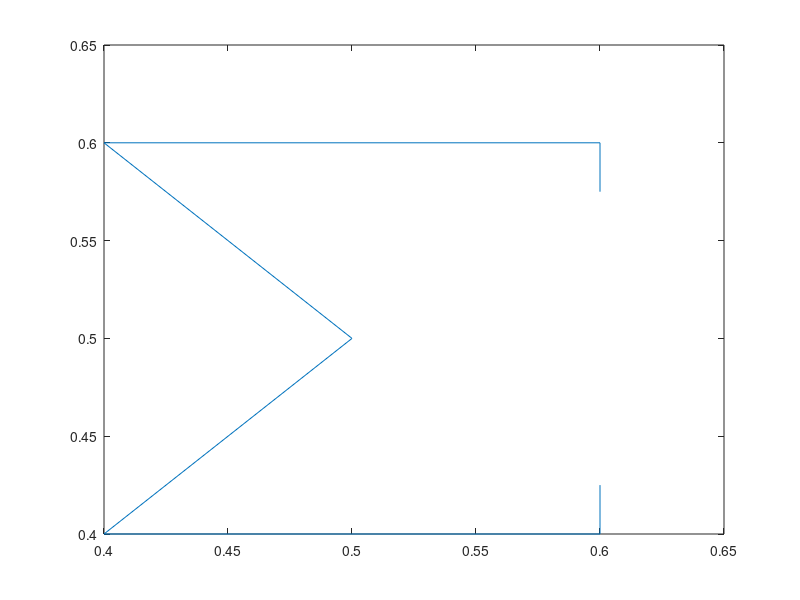

MATLAB code for this plot:


patch([0.4,0.6,0.65,0.65,0.6,0.4,0.35,0.35],[0.35,0.35,0.4,0.6,0.65,0.65,0.6,0.4],[0.9375,0.9375,0.9375])
plot([0.6,0.6,0.4,0.5,0.4,0.6,0.6],[0.425,0.4,0.4,0.5,0.6,0.6,0.575])